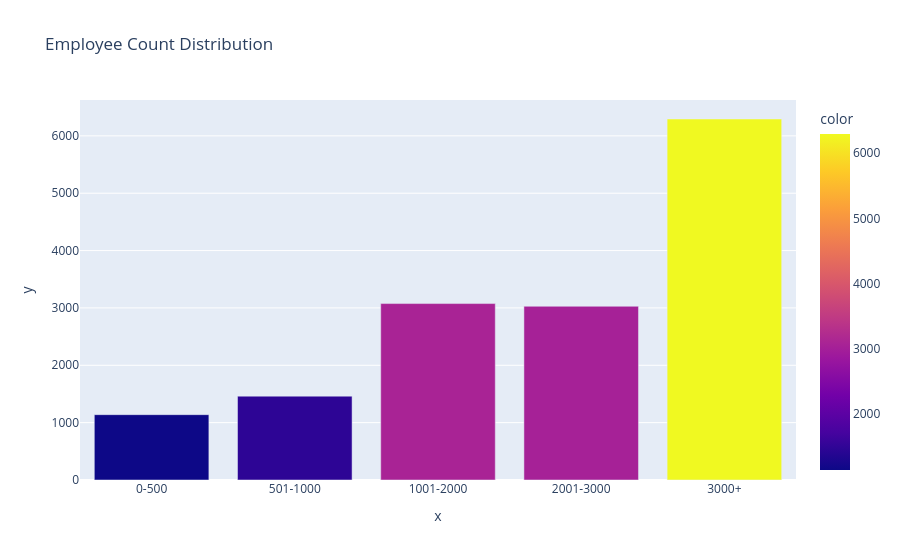

The notebook cell saved with this chart:
### Markdown cell above
### Employee Count Distribution

### Code cell
bins = [0, 500, 1000, 2000, 3000, 5100]

labels = ["0-500", "501-1000", "1001-2000", "2001-3000", "3000+"]

df["employee_group"] = pd.cut(df["employee_count"], bins=bins, labels=labels)

group_count = (df["employee_group"].value_counts().sort_index())

fig = px.bar(x=group_count.index, y=group_count.values, title="Employee Count Distribution", color=group_count.values)

fig.show()

### Figure 1 — Plotly figure (JSON) as saved in the notebook; plotly's stock layout.template omitted (floating-point values rounded to 4 significant figures)
{"data": [{"hovertemplate": "x=%{x}<br>y=%{y}<br>color=%{marker.color}<extra></extra>", "legendgroup": "", "marker": {"color": [1139, 1462, 3076, 3029, 6294], "coloraxis": "coloraxis", "pattern": {"shape": ""}}, "name": "", "orientation": "v", "showlegend": false, "textposition": "auto", "type": "bar", "x": ["0-500", "501-1000", "1001-2000", "2001-3000", "3000+"], "xaxis": "x", "y": [1139, 1462, 3076, 3029, 6294], "yaxis": "y"}], "layout": {"barmode": "relative", "coloraxis": {"colorbar": {"title": {"text": "color"}}, "colorscale": [[0, "#0d0887"], [0.1111, "#46039f"], [0.2222, "#7201a8"], [0.3333, "#9c179e"], [0.4444, "#bd3786"], [0.5556, "#d8576b"], [0.6667, "#ed7953"], [0.7778, "#fb9f3a"], [0.8889, "#fdca26"], [1, "#f0f921"]]}, "legend": {"tracegroupgap": 0}, "title": {"text": "Employee Count Distribution"}, "xaxis": {"anchor": "y", "domain": [0, 1], "title": {"text": "x"}}, "yaxis": {"anchor": "x", "domain": [0, 1], "title": {"text": "y"}}}}
